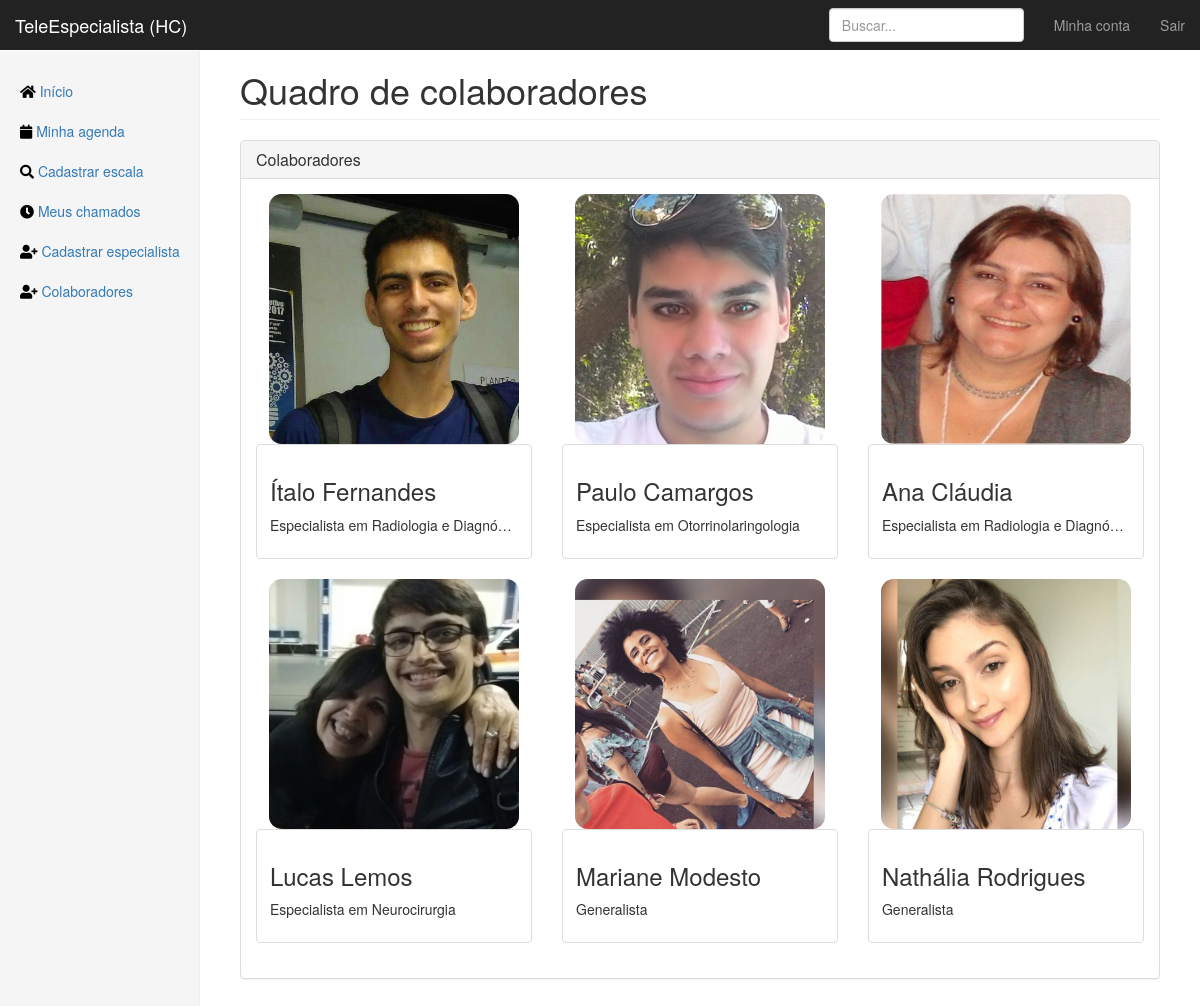
The app's page /staff (signed in) with its own data.
### app/models.py (models this page shows, shortened)
class User(db.Model, UserMixin):
    id = db.Column(db.Integer, primary_key=True)
    email = db.Column(db.String(120), unique=True, nullable=False)
    password = db.Column(db.String(64), nullable=False)
    image_file = db.Column(db.String(100))
    crm = db.Column(db.Integer, unique=True, nullable=False)
    fullname = db.Column(db.String(256), nullable=False)
    birthdate = db.Column(db.DateTime)
    birthcity = db.Column(db.String(256))
    birthstate = db.Column(db.String(2))
    rg = db.Column(db.String(12), unique=True, nullable=False)
    cpf = db.Column(db.String(12), unique=True, nullable=False)
    cep = db.Column(db.Integer)
    place = db.Column(db.String(64))
    address = db.Column(db.String(256))
    neighborhood = db.Column(db.String(128))
    city = db.Column(db.String(128))
    state = db.Column(db.String(2))
    phone_1 = db.Column(db.String(16), nullable=False)
    phone_2 = db.Column(db.String(16))
    specialties = db.relationship('Specialty', secondary=joinsSpecialtyUser,
    backref=db.backref('doctors', lazy='dynamic'))
    shifts = db.relationship('Calendar', secondary=joinCalendarUser,
    backref=db.backref('doctor', lazy='dynamic'))

class Specialty(db.Model):
    id = db.Column(db.Integer, primary_key=True)
    specialty = db.Column(db.String(64), unique=True, nullable=False)
    service_days = db.relationship('Calendar', backref='specialty')

### app/routes.py (the view)
@app.route("/staff")
@login_required
def staff():
    u = User.query.all()
    return render_template("staff.html", title="Colaboradores-TeleEspecialista", users=u)

### app/models.py (called while the page is built)
@login_manager.user_loader
def load_user(user_id):
    return User.query.get(int(user_id))

### app/templates/staff.html
{% if current_user.specialties[0].specialty == 'Geral' %}
{% extends "layout.html" %}
{% else %}
{% extends "layout_specialist.html" %}
{% endif %}
{% block content %}
<h1 class="page-header">Quadro de colaboradores</h1>
<div class="panel panel-default">
    <div class="panel-heading">
        <h3 class="panel-title">Colaboradores</h3>
    </div>
    <div class="panel-body">
        <div class="row">
            {% for u in users %}
            <div class="col-sm-6 col-md-4">
                <center>
                <img
                src="{{ url_for('static', filename='profilePics/' + u.image_file) }}"
                alt="User Picture"
                height= "250px"
                width= "250px"
                style="border-radius:5%">
                </center>
                <div class="thumbnail">
                    <div class="caption">
                        <h3>{{ u.fullname }}</h3>
                        {% if u.specialties[0].specialty == 'Geral' %}
                        <p>Generalista</p>
                        {% else %}
                        <p>Especialista em {{ u.specialties[0].specialty }}</p>
                        {% endif %}
                    </div>
                </div>
            </div>
            {% endfor %}
        </div>
    </div>
</div>
{% endblock content %}

### app/templates/layout_specialist.html (shortened to what this page needs)
<!DOCTYPE html>
<html lang="pt-br">
<head>
    <link rel="stylesheet" href="https://use.fontawesome.com/releases/v5.0.13/css/all.css">
    <link href="{{ url_for('static', filename='bootstrap.min.css') }}" rel="stylesheet" type="text/css">
    <link href="{{ url_for('static', filename='dashboard.css') }}" rel="stylesheet" type="text/css">
    <link href="{{ url_for('static', filename='mainLogged.css') }}" rel="stylesheet" type="text/css">
</head>
<body>
    <nav class="navbar navbar-inverse navbar-fixed-top">
        <div class="container-fluid">
            <div class="navbar-header">
                <a class="navbar-brand" href="{{ url_for('home') }}">TeleEspecialista (HC)</a>
            </div>
            <div id="navbar" class="navbar-collapse collapse">
                <ul class="nav navbar-nav navbar-right">
                    <li><a href="{{ url_for("account") }}">Minha conta</a></li>
                    <li><a href="{{ url_for("logout") }}">Sair</a></li>
                </ul>
                <form class="navbar-form navbar-right">
                    <input type="text" class="form-control" placeholder="Buscar...">
                </form>
            </div>
        </div>
    </nav>
    <div class="container-fluid">
        <div class="row">
            <div class="col-sm-3 col-md-2 sidebar">
                <ul class="nav nav-sidebar">
                    <li><a href="{{ url_for("home") }}"> <i class="fa fa-home" style="color:black"></i>
                        Início<span class="sr-only">(current)</span></a></li>
                    <li><a href="{{ url_for("my_schedule")}}"><i class="fa fa-calendar" style="color:black"></i>
                        Minha agenda</a></li>
                        <li><a href="{{ url_for("new_scale") }}"><i class="fa fa-search" style="color:black"></i>
                        Cadastrar escala</a></li>
                    <li><a href="{{ url_for("my_calls") }}"><i class="fa fa-clock" style="color:black"></i>
                        Meus chamados</a></li>
                    <li><a href="{{ url_for("register") }}"><i class="fa fa-user-plus" style="color:black"></i>
                        Cadastrar especialista</a></li>
                    <li><a href="{{ url_for("staff") }}"><i class="fa fa-user-plus" style="color:black"></i>
                        Colaboradores</a></li>
                </ul>
            </div>
            <div class="col-sm-9 col-sm-offset-3 col-md-10 col-md-offset-2 main">
                {% block content %}
                {% endblock content %}
            </div>
        </div>
    </div>
</body>
</html>

### app/static/dashboard.css (style rules this page uses)
body { padding-top: 50px; }
.navbar-fixed-top { border: 0; }
.sidebar { display: none; }
@media (min-width: 768px) { .sidebar { position: fixed; top: 51px; bottom: 0; left: 0; z-index: 1000; display: block; padding: 20px; overflow-x: hidden; overflow-y: auto; background-color: #f5f5f5; border-right: 1px solid #eee; } }
.nav-sidebar { margin-right: -21px; margin-bottom: 20px; margin-left: -20px; }
.nav-sidebar > li > a { padding-right: 20px; padding-left: 20px; }
.main { padding: 20px; }
@media (min-width: 768px) { .main { padding-right: 40px; padding-left: 40px; } }
.main .page-header { margin-top: 0; }

### app/static/mainLogged.css (style rules this page uses)
.thumbnail p, .thumbnail h4 { white-space: nowrap; text-overflow: ellipsis; overflow: hidden; }

### records on screen
User: image_file (picture), fullname "Ítalo Fernandes", specialty "Radiologia e Diagnó…"
User: image_file (picture), fullname "Paulo Camargos", specialty "Otorrinolaringologia"
User: image_file (picture), fullname "Ana Cláudia", specialty "Radiologia e Diagnó…"
User: image_file (picture), fullname "Lucas Lemos", specialty "Neurocirurgia"
User: image_file (picture), fullname "Mariane Modesto", shows "Generalista"
User: image_file (picture), fullname "Nathália Rodrigues", shows "Generalista"
